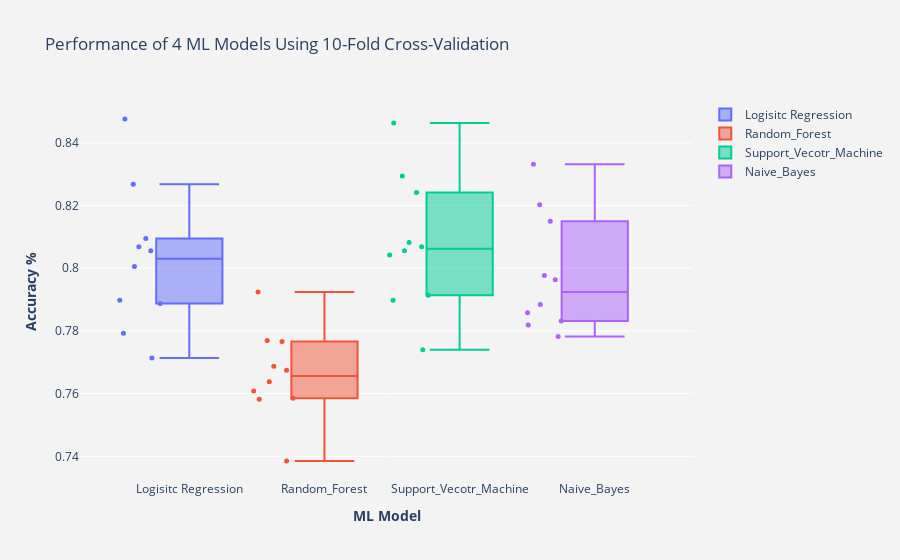

The notebook cell saved with this chart:
### Code cell
resutls_visulization(models_accuracy)

### Figure 1 — Plotly figure (JSON) as saved in the notebook; plotly's stock layout.template omitted (floating-point values rounded to 4 significant figures)
{"data": [{"boxpoints": "all", "jitter": 0.8, "line": {"width": 2}, "marker": {"size": 5}, "name": "Logisitc Regression", "type": "box", "whiskerwidth": 0.9, "y": [0.7887, 0.8005, 0.8268, 0.7898, 0.8055, 0.8476, 0.8068, 0.7792, 0.7714, 0.8095]}, {"boxpoints": "all", "jitter": 0.8, "line": {"width": 2}, "marker": {"size": 5}, "name": "Random_Forest", "type": "box", "whiskerwidth": 0.9, "y": [0.7585, 0.7769, 0.7638, 0.7674, 0.7687, 0.7924, 0.7608, 0.7582, 0.7385, 0.7766]}, {"boxpoints": "all", "jitter": 0.8, "line": {"width": 2}, "marker": {"size": 5}, "name": "Support_Vecotr_Machine", "type": "box", "whiskerwidth": 0.9, "y": [0.7913, 0.8241, 0.8294, 0.8068, 0.8042, 0.8463, 0.8055, 0.7898, 0.774, 0.8081]}, {"boxpoints": "all", "jitter": 0.8, "line": {"width": 2}, "marker": {"size": 5}, "name": "Naive_Bayes", "type": "box", "whiskerwidth": 0.9, "y": [0.7782, 0.8202, 0.815, 0.7884, 0.7963, 0.8331, 0.7976, 0.7819, 0.7832, 0.7858]}], "layout": {"paper_bgcolor": "rgb(243, 243, 243)", "plot_bgcolor": "rgb(243, 243, 243)", "showlegend": true, "title": {"text": "Performance of 4 ML Models Using 10-Fold Cross-Validation"}, "xaxis": {"title": {"text": "<b>ML Model</b>"}}, "yaxis": {"title": {"text": "<b>Accuracy % </b>"}}}}
